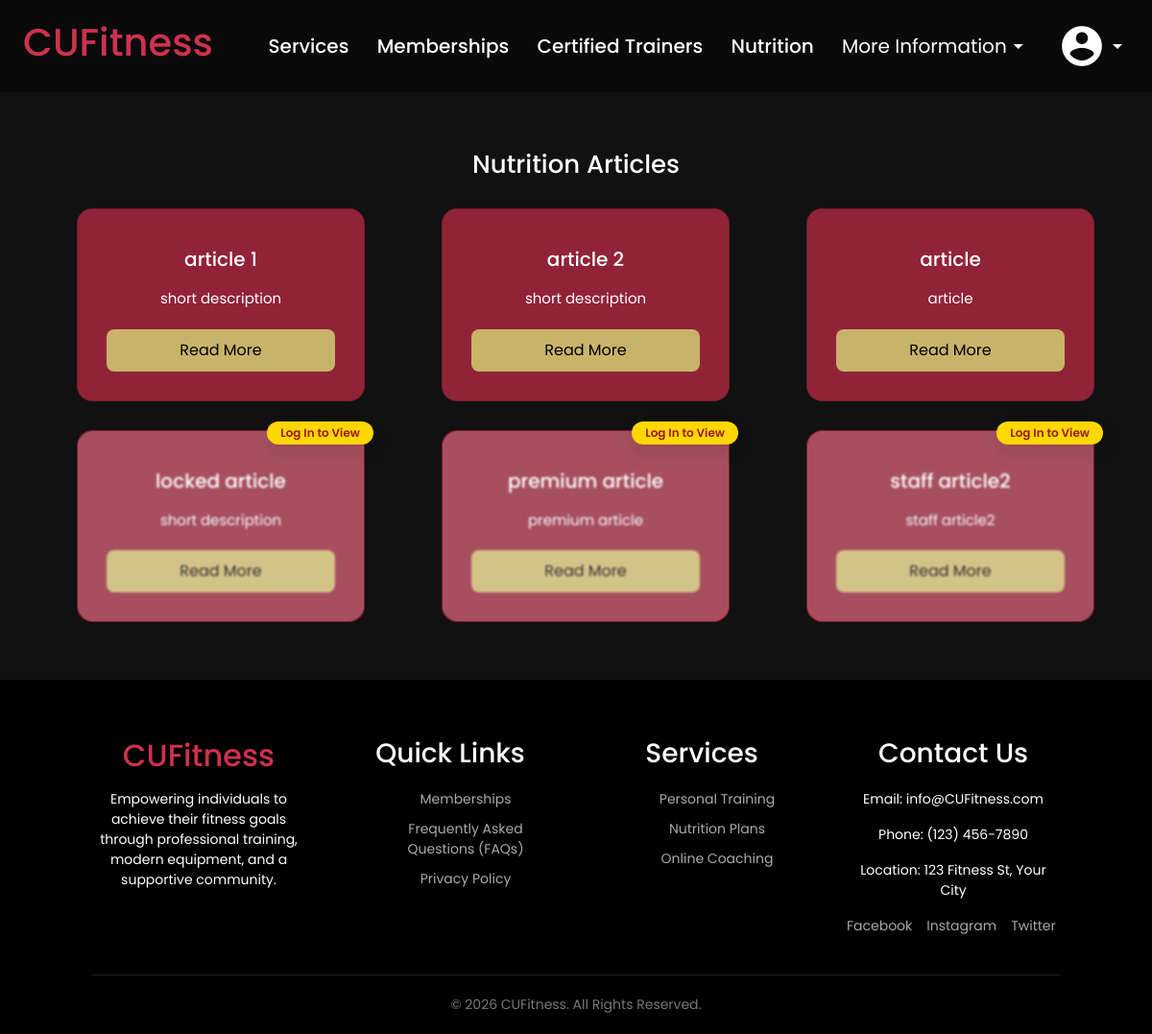
The app's page /nutrition/, older data.
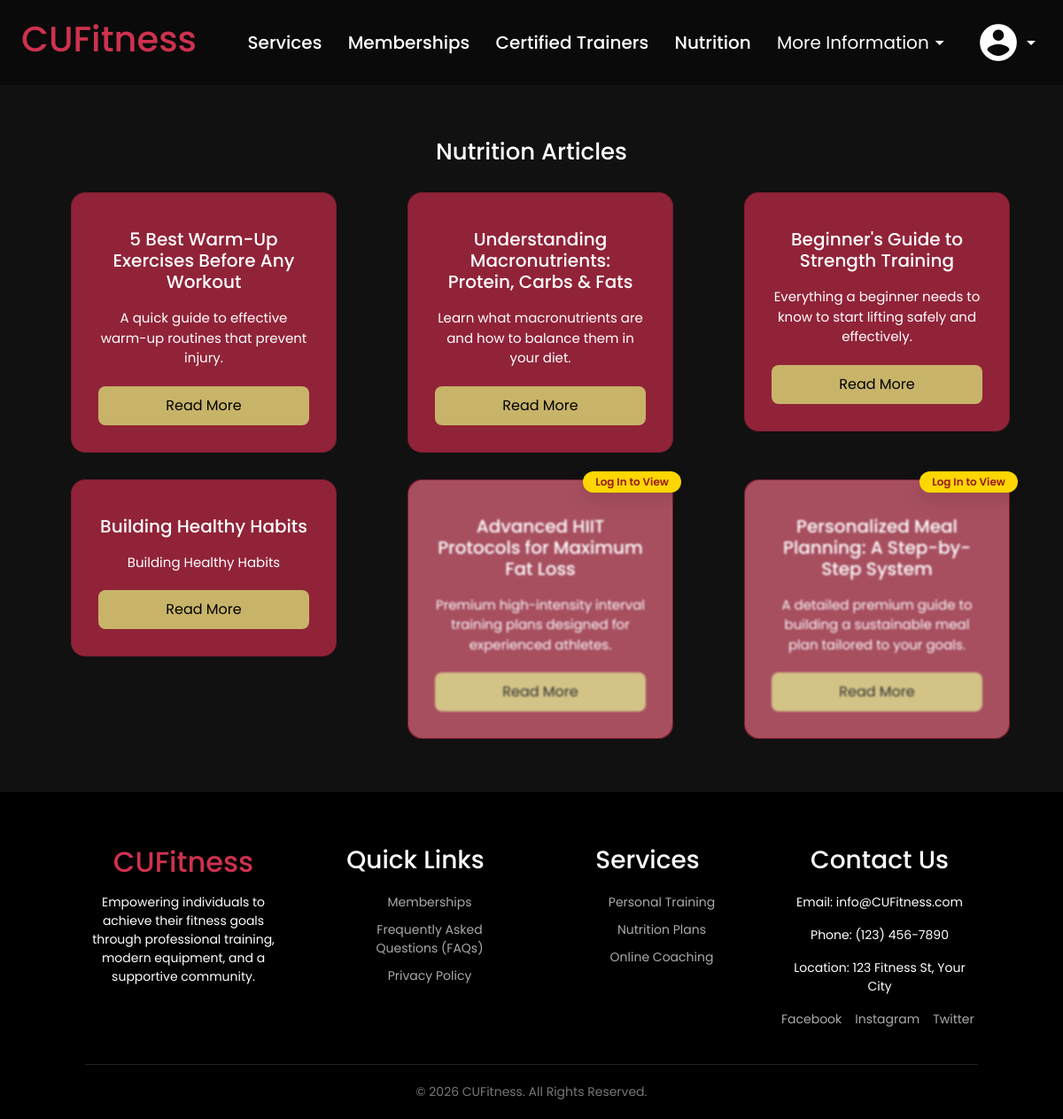
The same page, newer data.
### CUFitness/models.py (models this page shows, shortened)
class Article(models.Model):
    author = models.ForeignKey(CustomUser, related_name="articles", on_delete=models.CASCADE)# links each article to unique user
    title = models.CharField(max_length=75)
    locked = models.BooleanField(default=False)
    description = models.CharField(max_length = 250, help_text="Add description here")
    body = models.TextField(help_text="Add body here")
    created_at = models.DateTimeField(auto_now_add=True)
    updated_at = models.DateTimeField(auto_now=True)

### CUFitness/views.py (the view)
def nutrition(request):
    free_articles = Article.objects.filter(locked=False)
    locked_articles = Article.objects.filter(locked=True)
    return render(request, 'CUFitness/navbar/nutrition.html', {"free_articles": free_articles, "locked_articles": locked_articles})

### CUFitness/templates/CUFitness/navbar/nutrition.html (shortened to what this page needs)
{% extends 'CUFitness/base.html' %}
{% load static %}
{% block extra_styles %}
    <link rel="stylesheet" href="{% static 'nutrition.css' %}"/>
{% endblock %}
{% block content %}
    <section class="content-section">
        <h2>Nutrition Articles</h2>
        <div class="card-grid">
            {% for free_article in free_articles %}
                <a href="{% url 'article_details' free_article.id %}">
                    <div class="card">
                        <h3>{{free_article.title}}</h3>
                        <p>{{free_article.description}}</p>
                        <button>Read More</button>
                    </div>
                </a>
            {% empty %}
                <p>No articles yet.</p>
            {% endfor %}
            {% if user.is_authenticated %}
                {% for locked_article in locked_articles %}
                    <a href="{% url 'article_details' locked_article.id %}">
                        <div class="card">
                            <h3>{{locked_article.title}}</h3>
                            <p>{{locked_article.description}}</p>
                            <button>Read More</button>
                        </div>
                    </a>
                {% endfor %}
            {% else %}
                {% for locked_article in locked_articles %}
                    <a href="/login">
                        <div class="card locked">
                            <h3>{{locked_article.title}}</h3>
                            <p>{{locked_article.description}}</p>
                            <div class="lock-overlay"></div>
                            <span class="badge premium">Log In to View </span>
                            <button>Read More</button>
                        </div>
                    </a>
                {% endfor %}
            {% endif %}
        </div>
    </section>
{% endblock %}

### CUFitness/templates/CUFitness/base.html (shortened to what this page needs)
{% load static %}
<!DOCTYPE html>
<html lang="en">
<head>
    <link href="https://cdn.jsdelivr.net/npm/bootstrap@5.3.8/dist/css/bootstrap.min.css" rel="stylesheet">
    <link rel="stylesheet" href="{% static 'base.css' %}">
    <link rel="stylesheet" href="{% static 'footer.css' %}" />
    <link rel="stylesheet" href="{% static 'dropdown.css' %}" />
    {% block extra_styles %}{% endblock %}
</head>
<body>
<header>
    <h1>
        <a href="/">CUFitness</a>
    </h1>
    <nav>
        <a href="/services">Services</a>
        <a href="/memberships">Memberships</a>
        <a href="/trainers">Certified Trainers</a>
        <a href="/nutrition">Nutrition</a>
        <div class="dropdown">
            <button class="dropbtn">
                More Information
                <span class="material-icons">arrow_drop_down</span>
            </button>
        </div>
        <div class="dropdown">
            <button class="dropbtn">
                <span class="material-icons account-icon" >account_circle</span>
                <span class="material-icons">arrow_drop_down</span>
            </button>
        </div>
    </nav>
</header>
    {% block content %}
    {% endblock %}
{% include 'CUFitness/footer.html' %}
</body>
</html>

### CUFitness/templates/CUFitness/footer.html
    <footer class="main-footer">
        <div class="footer-container">
            <div class="footer-col">
                <h2 class="footer-logo">CUFitness</h2>
                <p>
                    Empowering individuals to achieve their fitness goals through
                    professional training, modern equipment, and a supportive community.
                </p>
            </div>
            <div class="footer-col">
                <h3>Quick Links</h3>
                <ul>
                    <li><a href="/memberships">Memberships</a></li>
                    <li><a href="/faq">Frequently Asked Questions (FAQs)</a></li>
                    <li><a href="/policy">Privacy Policy</a></li>
                </ul>
            </div>
            <div class="footer-col">
                <h3>Services</h3>
                <ul>
                    <li><a href="/trainers">Personal Training</a></li>
                    <li><a href="/nutrition">Nutrition Plans</a></li>
                    <li><a href="#">Online Coaching</a></li>
                </ul>
            </div>
            <div class="footer-col">
                <h3>Contact Us</h3>
                <p>Email: info@CUFitness.com</p>
                <p>Phone: (123) 456-7890</p>
                <p>Location: 123 Fitness St, Your City</p>
                <div class="social-links">
                    <a href="#">Facebook</a>
                    <a href="#">Instagram</a>
                    <a href="#">Twitter</a>
                </div>
            </div>
        </div>
        <div class="footer-bottom">
            © 2026 CUFitness. All Rights Reserved.
        </div>
    </footer>

### CUFitness/static/base.css (style rules this page uses)
* { margin: 0; padding: 0; box-sizing: border-box; font-family: 'Poppins', sans-serif; }
body { background-color: #111; color: #fff; }
header { background: rgba(10, 10, 10, 1); padding: 20px 2%; display: flex; justify-content: space-between; align-items: center; }
nav a { background: rgba(10, 10, 10, 0.8); color: #fff; text-decoration: none; margin-left: 25px; font-weight: 500; font-size: 20px; transition: 0.2s; display: inline-block; vertical-align: middle; }
section { padding: 80px 8%; text-align: center; color: #fff; }
.card { background: rgba(145,35,56,1); color: #fff; padding: 30px; width: 300px; border-radius: 10px; transition: 0.3s; }

### CUFitness/static/footer.css (style rules this page uses)
footer { background: #000; text-align: center; padding: 20px; font-size: 14px; color: #aaa; }
.main-footer { background: #000; color: #fff; padding: 60px 8% 20px; }
.footer-container { display: flex; flex-wrap: wrap; justify-content: space-between; gap: 40px; margin-bottom: 40px; }
.footer-col { flex: 1; min-width: 220px; }
.footer-logo { color: hsl(349, 61.1%, 50%); margin-bottom: 15px; }
.footer-col h3 { margin-bottom: 20px; }
.footer-col ul { list-style: none; }
.footer-col ul li { margin-bottom: 10px; }
.footer-col ul li a, .social-links a { color: #aaa; text-decoration: none; transition: 0.3s; }
.social-links { margin-top: 15px; display: flex; gap: 15px; }
.footer-bottom { text-align: center; border-top: 1px solid #222; padding-top: 20px; font-size: 14px; color: #777; }

### CUFitness/static/dropdown.css (style rules this page uses)
.dropdown { margin-left: 25px; font-weight: 500; font-size: 20px; margin-bottom: 0px; transition: 0.2s; vertical-align: middle; position: relative; display: inline-block; z-index: 9999; }
.dropbtn { border: none; background: rgba(10, 10, 10, 0.8); color: white; cursor: pointer; display: flex; align-items: center; }
.account-icon { font-size:50px; }

### CUFitness/static/nutrition.css (style rules this page uses)
.content-section { padding: 60px 80px; }
.content-section h2 { margin-bottom: 30px; font-size: 26px; }
.card-grid { display: grid; grid-template-columns: repeat(auto-fit, 280px); gap: 30px; justify-content: space-between; }
.card-grid a { text-decoration: none; }
.card { text-decoration: none; position: relative; border-radius: 16px; background-color: var(--color-primary); transition: transform 0.2s ease, box-shadow 0.3s ease; }
.card h3 { margin-top: 10px; font-size: 20px; }
.card p { margin: 10px 0 20px; color: white; font-size: 15px; }
.card button { padding: 10px 18px; border: none; border-radius: 8px; background-color: var(--color-accent); color: black; cursor: pointer; font-size: 16px; }
.badge { position: absolute; top: -10px; right: -10px; font-size: 12px; padding: 6px 14px; border-radius: 25px; font-weight: 600; box-shadow: 0 8px 20px rgba(0, 0, 0, 0.1); }
.premium { background: rgb(255,215,0); color: #991b1b; }
.lock-overlay { position: absolute; top: 0; left: 0; right: 0; bottom: 0; background-color: rgba(255, 255, 255, 0.2); backdrop-filter: blur(1px); border-radius: 16px; display: flex; align-items: center; justify-content: center; }

### CUFitness/templates/CUFitness/base.html (style rules this page uses)
:root { --color-primary: rgba(145, 35, 56, 1); --color-accent: rgba(200, 180, 105, 1); --color-primary-hover: rgba(157, 37, 60, 1); --color-accent-hover: rgba(190, 170, 105, 1); }

Row changes from the older to the newer data that the page shows:
removed Article: title "article 1", description "short description", shown under "Nutrition Articles"
removed Article: title "article 2", description "short description", shown under "Nutrition Articles"
removed Article: title "article", description "article", shown under "Nutrition Articles"
removed Article: title "locked article", description "short description"
removed Article: title "premium article", description "premium article"
removed Article: title "staff article2", description "staff article2"
added Article: title "5 Best Warm-Up Exercises Before Any Workout", description "A quick guide to effective warm-up routines that prevent injury.", shown under "Nutrition Articles"
added Article: title "Understanding Macronutrients: Protein, Carbs & Fats", description "Learn what macronutrients are and how to balance them in your diet.", shown under "Nutrition Articles"
added Article: title "Beginner's Guide to Strength Training", description "Everything a beginner needs to know to start lifting safely and effectively.", shown under "Nutrition Articles"
added Article: title "Building Healthy Habits", description "Building Healthy Habits", shown under "Nutrition Articles"
added Article: title "Advanced HIIT Protocols for Maximum Fat Loss", description "Premium high-intensity interval training plans designed for experienced athletes."
added Article: title "Personalized Meal Planning: A Step-by-Step System", description "A detailed premium guide to building a sustainable meal plan tailored to your goals."
